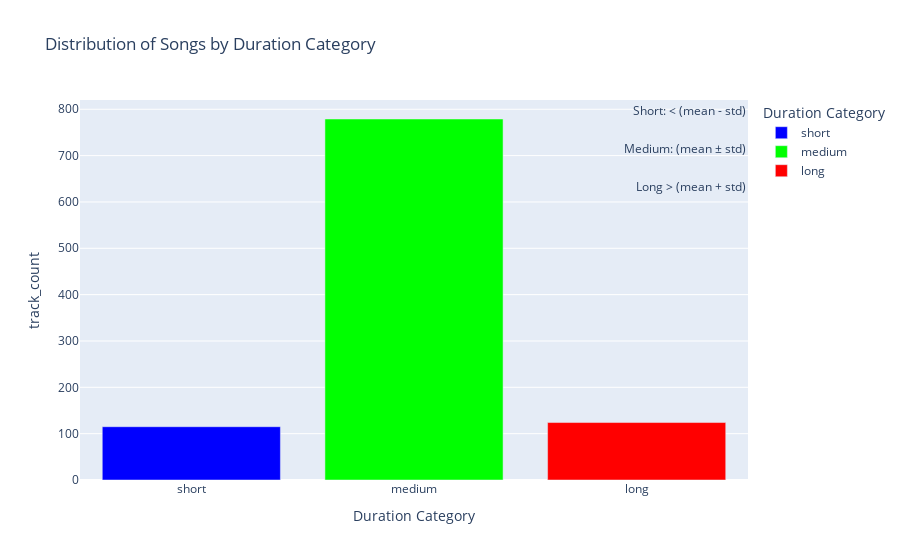
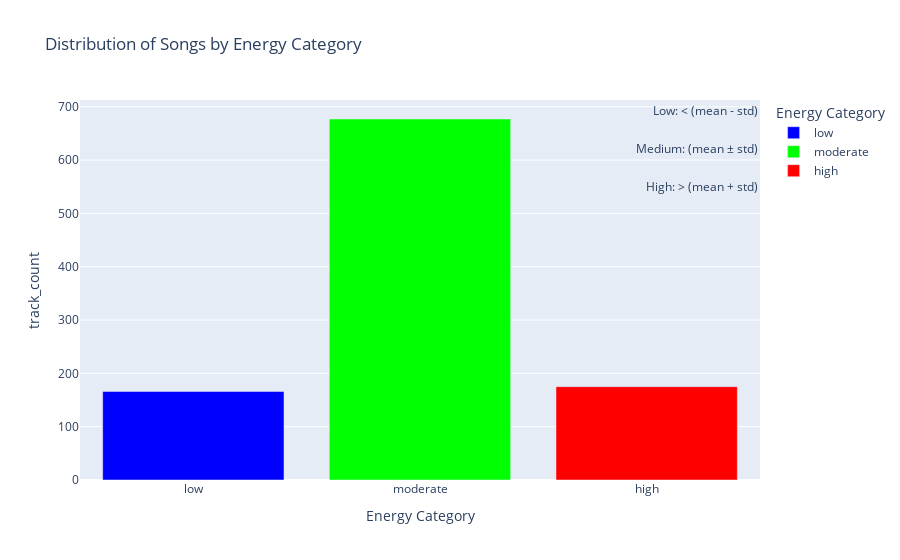

Notebook cell for these charts, in order:
### Markdown cell above
Calculate the mean and standard deviation of song duration and energy, and plot the distribution of songs in each category

### Code cell
mean_duration = df_merged_mysql_mongo['duration'].mean()
std_duration = df_merged_mysql_mongo['duration'].std()

df = df_merged_mysql_mongo
# Define a function to categorize song duration
def categorize_duration(duration):
    if duration < (mean_duration - std_duration):
        return 'short'
    elif duration < (mean_duration + std_duration):
        return 'medium'
    else:
        return 'long'

df['duration_category'] = df['duration'].apply(categorize_duration)

mean_energy = df_merged_mysql_mongo['energy'].mean()
std_energy = df_merged_mysql_mongo['energy'].std()

# Define a function to categorize tempo
def categorize_energy(energy):
    if energy < (mean_energy - std_energy):
        return 'low'
    elif energy < (mean_energy + std_energy):
        return 'moderate'
    else:
        return 'high'

df['energy_category'] = df['energy'].apply(categorize_energy)

print(f'Mean Duration: {mean_duration.round(3)}')
print(f'Standard Deviation Duration: {std_duration.round(3)}')
print(f'Mean Energy: {mean_energy.round(3)}')
print(f'Standard Deviation Energy: {std_energy.round(3)}')

# Define a custom color scale for the duration_category graph
color_scale = ['#0000FF', '#00FF00', '#FF0000']
category_orders_duration = {'duration_category': ['short', 'medium', 'long']}
category_orders_energy = {'energy_category': ['low', 'moderate', 'high']}

duration_category_counts = df['duration_category'].value_counts().reset_index()
duration_category_counts.columns = ['duration_category', 'track_count']

duration_category_fig = px.bar(duration_category_counts, x='duration_category', y='track_count',
                             title='Distribution of Songs by Duration Category',
                             labels={'duration_category': 'Duration Category'},
                             hover_data={'track_count': True},
                             color='duration_category',
                             category_orders=category_orders_duration,
                             color_discrete_sequence=color_scale)

legend_labels = {
    'short': 'Short: < (mean - std)',
    'medium': 'Medium: (mean ± std)',
    'long': 'Long > (mean + std)'
}

legend_annotations = [dict(x=1.00, y=1 - 0.1 * i, xref='paper', yref='paper',
                           text=f'{legend_labels[label]}', showarrow=False)
                      for i, label in enumerate(category_orders_duration['duration_category'])]
duration_category_fig.update_layout(annotations=legend_annotations)
duration_category_fig.show()

# Calculate the track count for each energy category
energy_category_counts = df['energy_category'].value_counts().reset_index()
energy_category_counts.columns = ['energy_category', 'track_count']


energy_category_fig = px.bar(energy_category_counts, x='energy_category', y='track_count',
                             title='Distribution of Songs by Energy Category',
                             labels={'energy_category': 'Energy Category'},
                             hover_data={'track_count': True},
                             color='energy_category',
                             category_orders=category_orders_energy,
                             color_discrete_sequence=color_scale)

legend_labels = {
    'low': 'Low: < (mean - std)',
    'moderate': 'Medium: (mean ± std)',
    'high': 'High: > (mean + std)'
}

legend_annotations = [dict(x=1.00, y=1 - 0.1 * i, xref='paper', yref='paper',
                           text=f'{legend_labels[label]}', showarrow=False)
                      for i, label in enumerate(category_orders_energy['energy_category'])]
energy_category_fig.update_layout(annotations=legend_annotations)
energy_category_fig.show()

### Figure 1 — Plotly figure (JSON) as saved in the notebook; plotly's stock layout.template omitted (floating-point values rounded to 4 significant figures)
{"data": [{"alignmentgroup": "True", "hovertemplate": "Duration Category=%{x}<br>track_count=%{y}<extra></extra>", "legendgroup": "short", "marker": {"color": "#0000FF", "pattern": {"shape": ""}}, "name": "short", "offsetgroup": "short", "orientation": "v", "showlegend": true, "textposition": "auto", "type": "bar", "x": ["short"], "xaxis": "x", "y": [115], "yaxis": "y"}, {"alignmentgroup": "True", "hovertemplate": "Duration Category=%{x}<br>track_count=%{y}<extra></extra>", "legendgroup": "medium", "marker": {"color": "#00FF00", "pattern": {"shape": ""}}, "name": "medium", "offsetgroup": "medium", "orientation": "v", "showlegend": true, "textposition": "auto", "type": "bar", "x": ["medium"], "xaxis": "x", "y": [779], "yaxis": "y"}, {"alignmentgroup": "True", "hovertemplate": "Duration Category=%{x}<br>track_count=%{y}<extra></extra>", "legendgroup": "long", "marker": {"color": "#FF0000", "pattern": {"shape": ""}}, "name": "long", "offsetgroup": "long", "orientation": "v", "showlegend": true, "textposition": "auto", "type": "bar", "x": ["long"], "xaxis": "x", "y": [124], "yaxis": "y"}], "layout": {"annotations": [{"showarrow": false, "text": "Short: < (mean - std)", "x": 1, "xref": "paper", "y": 1, "yref": "paper"}, {"showarrow": false, "text": "Medium: (mean ± std)", "x": 1, "xref": "paper", "y": 0.9, "yref": "paper"}, {"showarrow": false, "text": "Long > (mean + std)", "x": 1, "xref": "paper", "y": 0.8, "yref": "paper"}], "barmode": "relative", "legend": {"title": {"text": "Duration Category"}, "tracegroupgap": 0}, "title": {"text": "Distribution of Songs by Duration Category"}, "xaxis": {"anchor": "y", "categoryarray": ["short", "medium", "long"], "categoryorder": "array", "domain": [0, 1], "title": {"text": "Duration Category"}}, "yaxis": {"anchor": "x", "domain": [0, 1], "title": {"text": "track_count"}}}}

### Figure 2 — Plotly figure (JSON) as saved in the notebook; plotly's stock layout.template omitted (floating-point values rounded to 4 significant figures)
{"data": [{"alignmentgroup": "True", "hovertemplate": "Energy Category=%{x}<br>track_count=%{y}<extra></extra>", "legendgroup": "low", "marker": {"color": "#0000FF", "pattern": {"shape": ""}}, "name": "low", "offsetgroup": "low", "orientation": "v", "showlegend": true, "textposition": "auto", "type": "bar", "x": ["low"], "xaxis": "x", "y": [166], "yaxis": "y"}, {"alignmentgroup": "True", "hovertemplate": "Energy Category=%{x}<br>track_count=%{y}<extra></extra>", "legendgroup": "moderate", "marker": {"color": "#00FF00", "pattern": {"shape": ""}}, "name": "moderate", "offsetgroup": "moderate", "orientation": "v", "showlegend": true, "textposition": "auto", "type": "bar", "x": ["moderate"], "xaxis": "x", "y": [677], "yaxis": "y"}, {"alignmentgroup": "True", "hovertemplate": "Energy Category=%{x}<br>track_count=%{y}<extra></extra>", "legendgroup": "high", "marker": {"color": "#FF0000", "pattern": {"shape": ""}}, "name": "high", "offsetgroup": "high", "orientation": "v", "showlegend": true, "textposition": "auto", "type": "bar", "x": ["high"], "xaxis": "x", "y": [175], "yaxis": "y"}], "layout": {"annotations": [{"showarrow": false, "text": "Low: < (mean - std)", "x": 1, "xref": "paper", "y": 1, "yref": "paper"}, {"showarrow": false, "text": "Medium: (mean ± std)", "x": 1, "xref": "paper", "y": 0.9, "yref": "paper"}, {"showarrow": false, "text": "High: > (mean + std)", "x": 1, "xref": "paper", "y": 0.8, "yref": "paper"}], "barmode": "relative", "legend": {"title": {"text": "Energy Category"}, "tracegroupgap": 0}, "title": {"text": "Distribution of Songs by Energy Category"}, "xaxis": {"anchor": "y", "categoryarray": ["low", "moderate", "high"], "categoryorder": "array", "domain": [0, 1], "title": {"text": "Energy Category"}}, "yaxis": {"anchor": "x", "domain": [0, 1], "title": {"text": "track_count"}}}}
